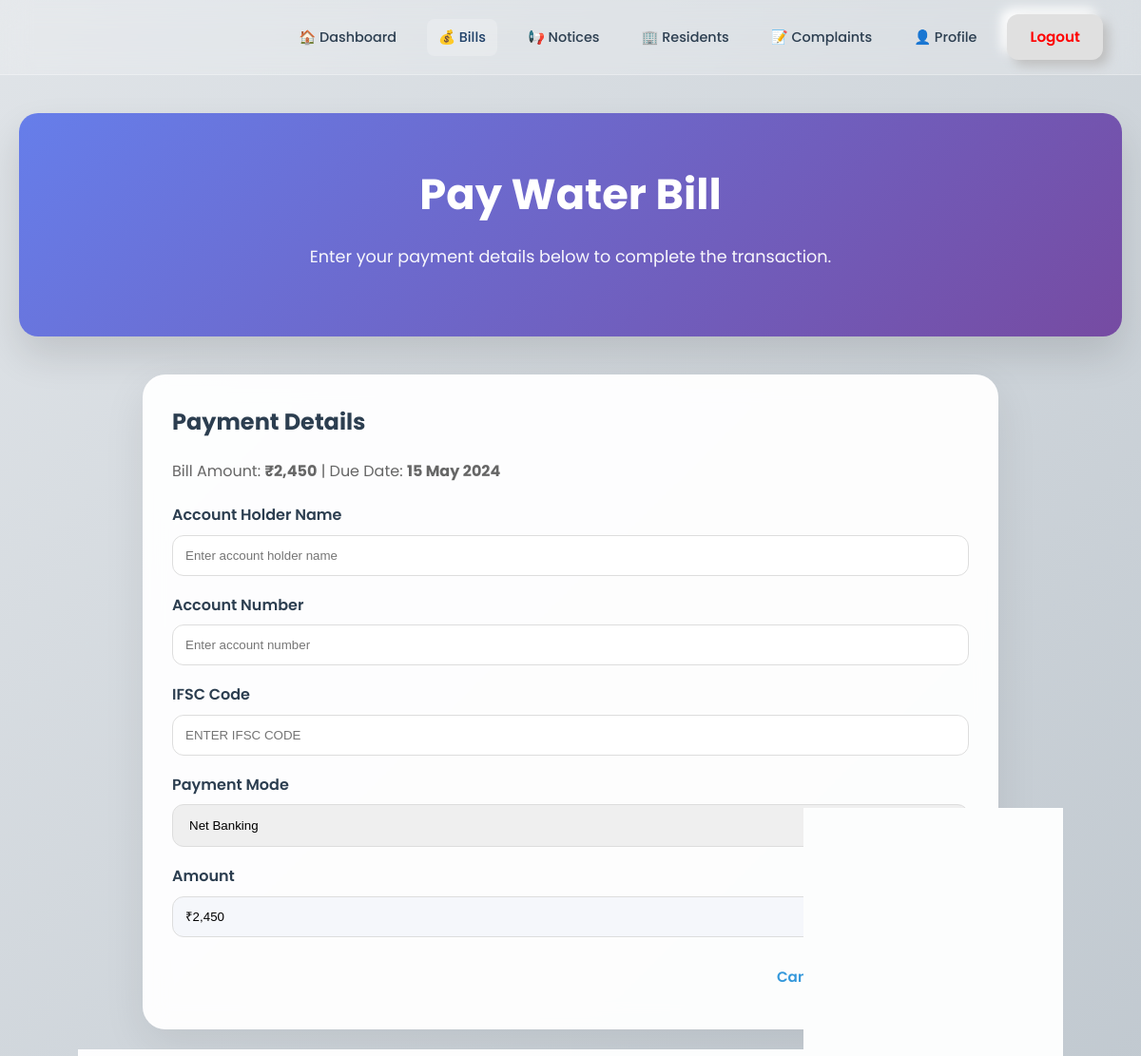
Page /pay_bill/water (signed in) on the committed database.
### app.py (models this page shows)
class Bill(db.Model):
    id = db.Column(db.String(50), primary_key=True)
    type = db.Column(db.String(100))
    amount = db.Column(db.String(20))
    due_date = db.Column(db.String(20))
    status = db.Column(db.String(20), default='Pending')
    details = db.Column(db.Text)
    target = db.Column(db.String(100))
    paid_date = db.Column(db.String(20))
    payment_reference = db.Column(db.String(50))
    payment_details = db.Column(db.Text)  # JSON

### app.py (the view, shortened to what this page needs)
@app.route('/pay_bill/<bill_id>', methods=['GET', 'POST'])
def pay_bill(bill_id):
    if 'logged_in' not in session:
        return redirect(url_for('login'))
    bill = Bill.query.get(bill_id)
    if not bill:
        flash('Bill not found.', 'error')
        return redirect(url_for('bills_page'))
    return render_template('pay_bill.html', bill=bill)

### templates/pay_bill.html (shortened to what this page needs)
<!DOCTYPE html>
<html lang="en">
<head>
    <link rel="stylesheet" href="{{ url_for('static', filename='style.css') }}">
</head>
<body>
    <nav>
        <a href="/dashboard">🏠 Dashboard</a>
        <a href="/bills" class="active">💰 Bills</a>
        <a href="/notices">📢 Notices</a>
        <a href="/residents">🏢 Residents</a>
        <a href="/complaints">📝 Complaints</a>
        <a href="/profile">👤 Profile</a>
        <a href="/logout" class="btn-premium" style="color: red;">Logout</a>
    </nav>
    <div class="page-hero">
        <h1>Pay {{ bill.type }}</h1>
        <p>Enter your payment details below to complete the transaction.</p>
    </div>
    <div class="page-main">
        <div class="page-section" style="max-width: 900px; margin: 0 auto;">
            <div class="building-card" style="padding: 30px;">
                <h2 style="margin-top: 0; color: #2c3e50;">Payment Details</h2>
                <p style="color: #666; margin-bottom: 20px;">Bill Amount: <strong>{{ bill.amount }}</strong> | Due Date: <strong>{{ bill.due_date }}</strong></p>
                <form action="/pay_bill/{{ bill.id }}" method="POST" style="display: grid; gap: 18px;">
                    <label style="display: grid; gap: 8px; font-weight: 600; color: #2c3e50;">
                        Account Holder Name
                        <input type="text" name="account_holder" required placeholder="Enter account holder name" style="padding: 13px; border-radius: 12px; border: 1px solid #ddd;" />
                    </label>
                    <label style="display: grid; gap: 8px; font-weight: 600; color: #2c3e50;">
                        Account Number
                        <input type="text" name="account_number" required placeholder="Enter account number" style="padding: 13px; border-radius: 12px; border: 1px solid #ddd;" />
                    </label>
                    <label style="display: grid; gap: 8px; font-weight: 600; color: #2c3e50;">
                        IFSC Code
                        <input type="text" name="ifsc_code" required placeholder="Enter IFSC code" style="padding: 13px; border-radius: 12px; border: 1px solid #ddd; text-transform: uppercase;" />
                    </label>
                    <label style="display: grid; gap: 8px; font-weight: 600; color: #2c3e50;">
                        Payment Mode
                        <select name="payment_mode" style="padding: 13px; border-radius: 12px; border: 1px solid #ddd;">
                            <option>Net Banking</option>
                        </select>
                    </label>
                    <label style="display: grid; gap: 8px; font-weight: 600; color: #2c3e50;">
                        Amount
                        <input type="text" name="amount" required value="{{ bill.amount }}" readonly style="padding: 13px; border-radius: 12px; border: 1px solid #ddd; background: #f5f7fb;" />
                    </label>
                    <div style="display: flex; flex-wrap: wrap; gap: 12px; align-items: center; justify-content: flex-end;">
                        <a href="/bills" class="button-link" style="background: transparent; color: #3498db; box-shadow: none;">Cancel</a>
                        <button type="submit" class="btn-premium" style="background: #27ae60; color: white;">Pay Now</button>
                    </div>
                </form>
            </div>
        </div>
    </div>
</body>
</html>

### static/style.css (style rules this page uses)
body { background: linear-gradient(135deg, #e0e4e8 0%, #c1c9d0 100%); font-family: 'Poppins', sans-serif; margin: 0; min-height: 100vh; color: #444; line-height: 1.6; }
nav { display: flex; justify-content: flex-end; align-items: center; padding: 15px 40px; background: rgba(255, 255, 255, 0.2); backdrop-filter: blur(15px); border-bottom: 1px solid rgba(255, 255, 255, 0.3); position: sticky; top: 0; z-index: 1000; }
nav a { margin-left: 20px; text-decoration: none; color: #2c3e50; font-weight: 500; font-size: 0.9rem; transition: all 0.3s ease; padding: 8px 12px; border-radius: 8px; }
nav a.active, nav a:hover { color: #1f4068; background: rgba(255,255,255,0.2); }
.page-hero, .detail-hero { text-align: center; margin: 40px 20px; background: linear-gradient(135deg, #667eea 0%, #764ba2 100%); color: white; padding: 50px 30px; border-radius: 20px; box-shadow: 0 20px 40px rgba(0,0,0,0.12); }
.page-hero h1, .detail-hero h1 { margin: 0 0 15px 0; font-size: 2.8rem; font-weight: 700; }
.page-hero p, .detail-hero p { margin: 0 0 20px 0; opacity: 0.95; font-size: 1.1rem; }
.page-main, .detail-main { max-width: 1200px; margin: 0 auto; padding: 0 20px 60px; }
.page-section, .detail-section { margin-bottom: 50px; }
.button-link, .btn-premium { display: inline-flex; align-items: center; gap: 8px; text-decoration: none; background: #e0e0e0; border: none; padding: 12px 24px; border-radius: 12px; box-shadow: 6px 6px 12px #bebebe, -6px -6px 12px #ffffff; cursor: pointer; font-weight: 600; color: #555; font-size: 0.95rem; transition: all 0.25s ease; text-transform: none; }
.building-card, .detail-card { background: rgba(255, 255, 255, 0.95); backdrop-filter: blur(12px); border-radius: 24px; padding: 35px; border: 1px solid rgba(255, 255, 255, 0.4); box-shadow: 0 15px 45px rgba(0, 0, 0, 0.08); transition: all 0.3s ease; }

### rows in the picture
Bill: type "Water Bill", amount "₹2,450", due_date "15 May 2024"
